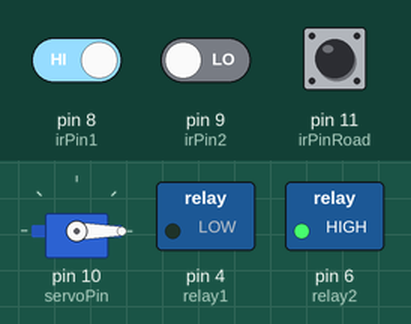
A sketch run on a simulated Arduino Uno, built with avr-gcc and run on an emulated ATmega328P. Shown: servo, switched loads named in the sketch (green lamp = pin HIGH). The test bench sets the inputs (shaded band); at power-on: pin 11 (irPinRoad) LOW, pin 9 (irPin2) LOW, pin 8 (irPin1) HIGH. What the sketch prints to the serial monitor is not drawn.

Above: at 1.2 s.
1.3 s: pin 11 (irPinRoad) pulsed HIGH 2 times (0.12 s each, 0.3 s apart)
At 2.7 s:
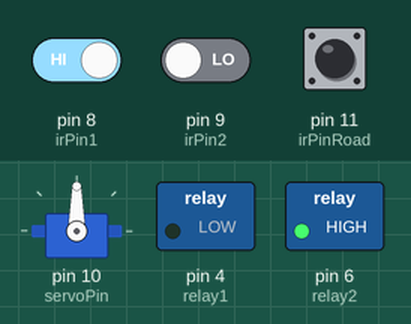
4.9 s: pin 9 (irPin2) driven HIGH
At 7.7 s:
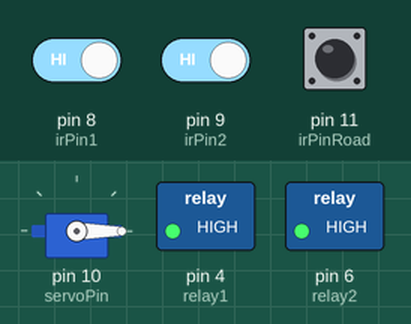
7.9 s: pin 8 (irPin1) driven LOW
At 10.8 s:
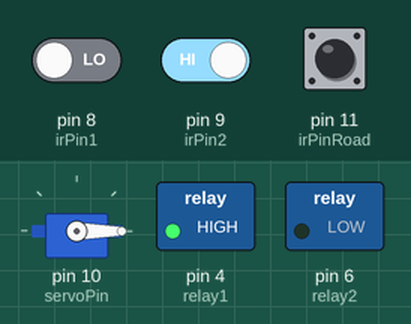
10.9 s: pin 11 (irPinRoad) pulsed HIGH 5 times (0.12 s each, 0.3 s apart)
At 12.9 s:
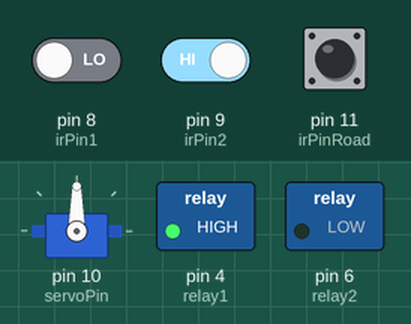
15.4 s: pin 8 (irPin1) driven HIGH
At 18.9 s:
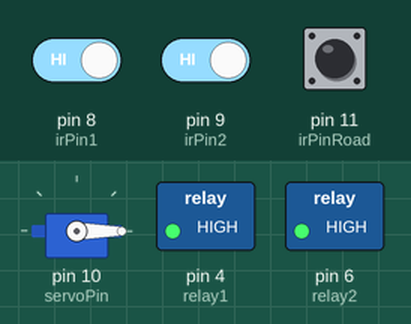
Timing chart, 0 to 19.4 s (numbered marks = the images above; inputs shaded):
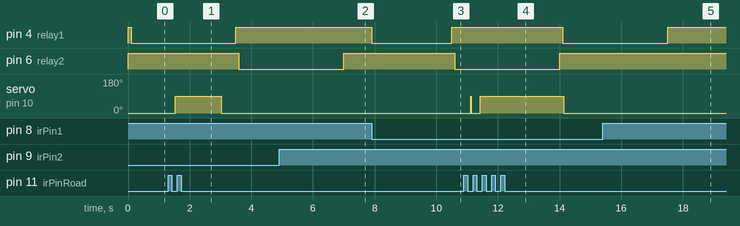

Measured:
- after the input at 1.3 s, servo on pin 10 (servoPin): 0° → 90° after 0.23 s, → 0° 1.5 s later
- after the input at 4.9 s, pin 4 (relay1): stays HIGH (without the input it goes to LOW after 2.2 s)
- after the input at 7.9 s, pin 4 (relay1): HIGH → LOW at once, → HIGH 2.6 s later; pin 6 (relay2): HIGH → LOW after 2.7 s
- after the input at 10.9 s, servo on pin 10 (servoPin): 0° → 90° after 0.53 s, → 0° 2.7 s later
- after the input at 15.4 s, pin 6 (relay2): stays HIGH (without the input it goes to LOW after 2.2 s)

The sketch:

Final_Sketch_2.0.ino
```cpp
#include <Servo.h>

//pins of the modules
const int irPinRoad = 11;
const int servoPin = 10;
const int irPin1 = 8;
const int irPin2 = 9;
const int relay1 = 4;
const int relay2 = 6;

Servo servo;

//set time intervals
const unsigned long bridgeInterval = 3500;
const unsigned long irInterval = 100;
const unsigned long servoDuration = 3000;

//check variables
bool hasEntered = false;
bool hasRun1 = false;
bool hasRun2 = false;
bool moved = false;

// Variables for timing ir of road
unsigned long previousIr = 0;
unsigned long currentIr = 0;

//Variable for timing servo
unsigned long previousServo = 0;
unsigned long currentServo = 0;

//Variables for timing Bridge
unsigned long previousBridge = 0;
unsigned long currentBridge = 0;

// Variables for calculating speed
int counter = 0;
int reading = 0;
int fcount = 0;

void setup() {

  //bridge
  pinMode(irPin1, INPUT);
  pinMode(irPin2, INPUT);
  pinMode(relay1, OUTPUT);
  pinMode(relay2, OUTPUT);
  digitalWrite(relay1, HIGH);
  digitalWrite(relay2, HIGH);

  //road
  pinMode(irPinRoad, INPUT);

  //DEBUG Serial
  Serial.begin(9600);

  //set servo
  servo.attach(servoPin);
  servo.write(0);
}

void loop() {
  carStopper();
  moveBridge();
}


void carStopper(){
  currentIr = millis();
  if (currentIr - previousIr >= irInterval) {
    previousIr = currentIr;
    reading = digitalRead(irPinRoad);
  }
  if (reading == HIGH) {
    counter++;
  } else {
    fcount = counter;
    counter = 0;
  }
  Serial.println(fcount);
  if (fcount != 0 && fcount <= 300) {
    Serial.println("Servo Moved");
    servo.write(90);
    moved = true;
  }
  if (moved) {
    currentServo = millis();
    if (currentServo - previousServo >= servoDuration) {
      previousServo = currentServo;
      Serial.println("Servo Returned");
      servo.write(0);
      moved = false;
    }
  }
}

void moveBridge() {
  currentBridge = millis();
  if (currentBridge - previousBridge >= irInterval) {
    if (digitalRead(irPin1) == LOW || digitalRead(irPin2) == LOW) {
      if (hasEntered) {
        hasRun2 = true;
        digitalWrite(relay2, LOW);
      } else {
        hasRun1 = true;
        digitalWrite(relay1, LOW);
      }
    }
  }
  if (hasRun1) {
    currentBridge = millis();

    if (currentBridge - previousBridge >= bridgeInterval) {
      previousBridge = currentBridge;
      digitalWrite(relay1, HIGH);
      hasEntered = true;
      hasRun1 = false;
    }
  }
  else if (hasRun2) {
    currentBridge = millis();

    if (currentBridge - previousBridge >= bridgeInterval) {
      previousBridge = currentBridge;
      digitalWrite(relay2, HIGH);
      hasEntered = false;
      hasRun2 = false;
    }
  }
}
```
